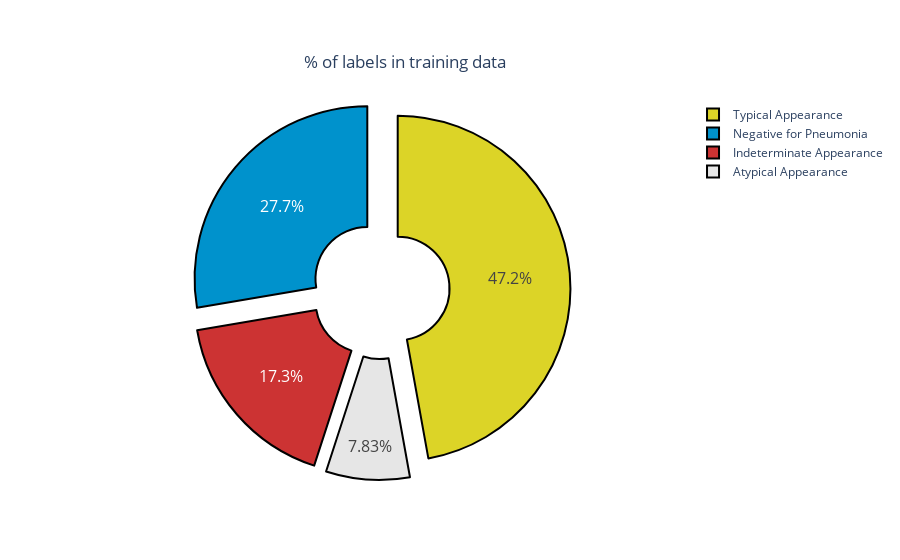

Here is the notebook cell this chart was saved with:
### Markdown cell above
Para una mejor comprensión repecto a la distribución se procede a generar una gráfica de sectores:

### Code cell
study_grp['pct'] = round((study_grp['value'] / study_grp['value'].sum())*100,2)

fig = go.Figure(data=[go.Pie(labels=study_grp['label'],
                             values=study_grp['pct'],
                             hole=.3,
                             pull=[0.1, 0.1, 0.1, 0.1]
                            )
                     ]
               )
fig.update_traces(hoverinfo='label+percent', textinfo='percent', textfont_size=16,
                  marker=dict(colors=study_grp['color'], line=dict(color='#000000', width=2))
                 )
fig.update_layout(title={'text': "% of labels in training data",
        'y':0.9,
        'x':0.45,
        'xanchor': 'center',
        'yanchor': 'top'})
fig.show()

### Figure 1 — Plotly figure (JSON) as saved in the notebook; plotly's stock layout.template omitted (floating-point values rounded to 4 significant figures)
{"data": [{"hole": 0.3, "hoverinfo": "label+percent", "labels": ["Typical Appearance", "Negative for Pneumonia", "Indeterminate Appearance", "Atypical Appearance"], "marker": {"colors": ["#DCD427", "#0092CC", "#CC3333", "#E6E6E6"], "line": {"color": "#000000", "width": 2}}, "pull": [0.1, 0.1, 0.1, 0.1], "textfont": {"size": 16}, "textinfo": "percent", "type": "pie", "values": [47.16, 27.68, 17.33, 7.83]}], "layout": {"title": {"text": "% of labels in training data", "x": 0.45, "xanchor": "center", "y": 0.9, "yanchor": "top"}}}
